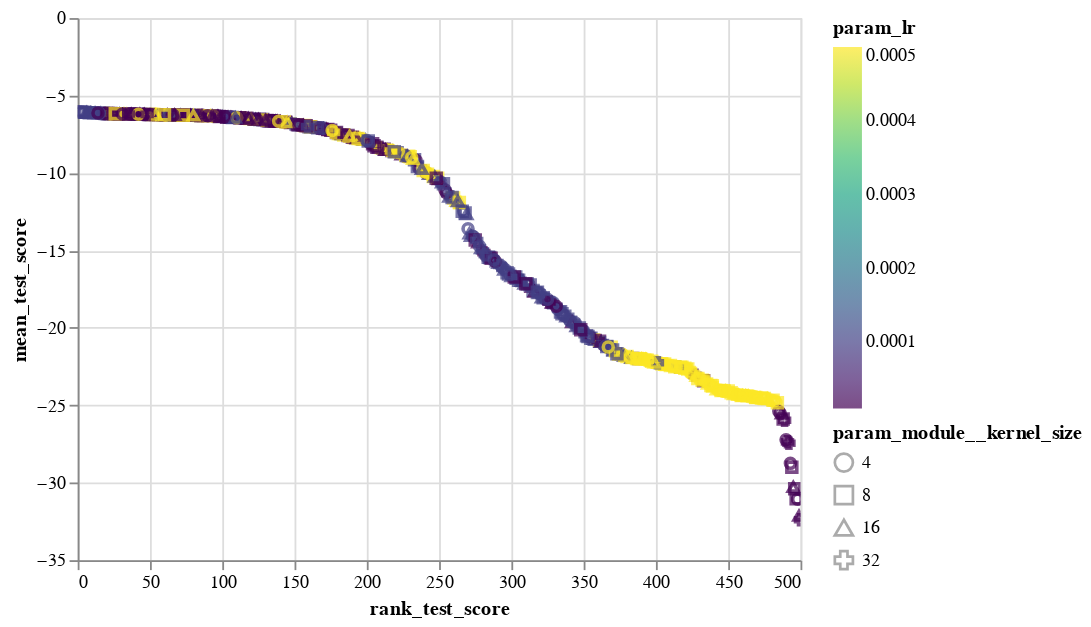

Notebook code for this chart:
### Code cell
alt.Chart(sm_mres_df).mark_point().encode(
    x='rank_test_score:Q',
    y='mean_test_score:Q',
    color=alt.Color('param_lr:Q',scale=alt.Scale(scheme='viridis')),
#     column='param_module__num_filters:N',
#     detail='model_desc:N',
    shape="param_module__kernel_size:N"
    
).interactive()

### Figure 1 — Vega-Lite specification as saved in the notebook (floating-point values rounded to 4 significant figures; data arrays with more than 128 entries replaced by an {"elided": "..."} marker saying what was removed)
{"config": {"view": {"continuousWidth": 400, "continuousHeight": 300}}, "data": {"name": "data-1874bffd42a6865f65c6f349b17b2d3c"}, "mark": "point", "encoding": {"color": {"type": "quantitative", "field": "param_lr", "scale": {"scheme": "viridis"}}, "shape": {"type": "nominal", "field": "param_module__kernel_size"}, "x": {"type": "quantitative", "field": "rank_test_score"}, "y": {"type": "quantitative", "field": "mean_test_score"}}, "selection": {"selector003": {"type": "interval", "bind": "scales", "encodings": ["x", "y"]}}, "$schema": "https://vega.github.io/schema/vega-lite/v4.8.1.json", "datasets": {"data-1874bffd42a6865f65c6f349b17b2d3c": {"elided": "500 records"}}}
